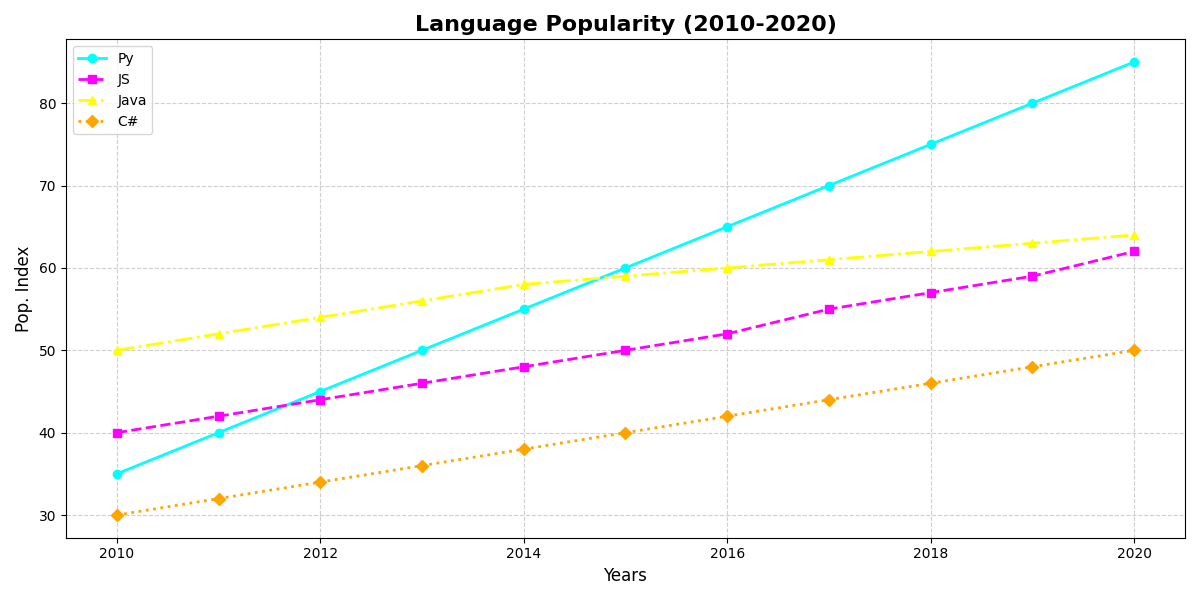

Here is the Python script that generated this plot:
import matplotlib.pyplot as plt
import numpy as np

years = np.arange(2010, 2021)

python_pop = np.array([35, 40, 45, 50, 55, 60, 65, 70, 75, 80, 85])
js_pop = np.array([40, 42, 44, 46, 48, 50, 52, 55, 57, 59, 62])
java_pop = np.array([50, 52, 54, 56, 58, 59, 60, 61, 62, 63, 64])
csharp_pop = np.array([30, 32, 34, 36, 38, 40, 42, 44, 46, 48, 50])

fig, ax = plt.subplots(figsize=(12, 6))

ax.plot(years, python_pop, label='Py', color='cyan', marker='o', linestyle='-', linewidth=2)
ax.plot(years, js_pop, label='JS', color='magenta', marker='s', linestyle='--', linewidth=2)
ax.plot(years, java_pop, label='Java', color='yellow', marker='^', linestyle='-.', linewidth=2)
ax.plot(years, csharp_pop, label='C#', color='orange', marker='D', linestyle=':', linewidth=2)

ax.set_title('Language Popularity (2010-2020)', fontsize=16, fontweight='bold')
ax.set_xlabel('Years', fontsize=12)
ax.set_ylabel('Pop. Index', fontsize=12)

ax.legend(loc='upper left', fontsize=10)
ax.grid(True, linestyle='--', alpha=0.6)

plt.tight_layout()
plt.show()
